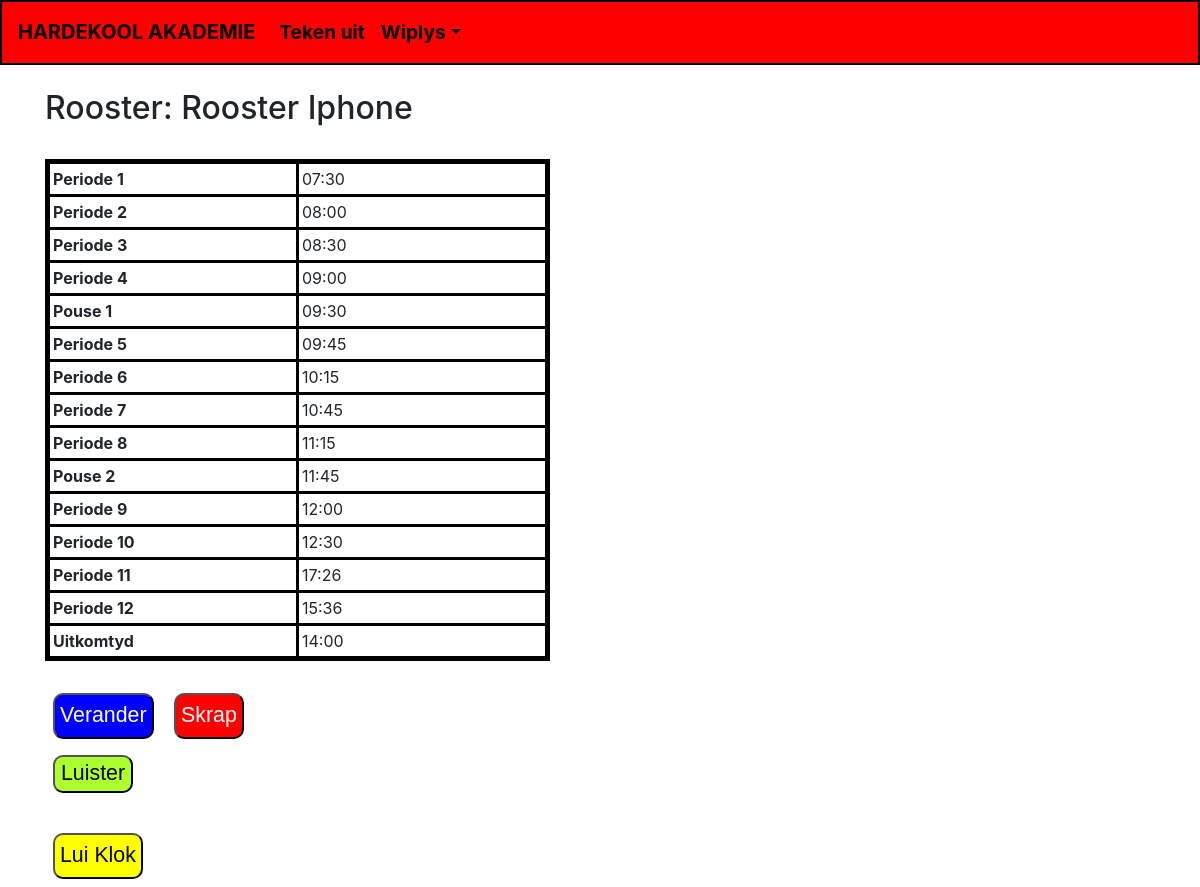
/rooster/3/ (signed in), run on the app's committed database.
### KlokRooster/models.py (models this page shows, shortened)
class Rooster(models.Model):
    naam = models.CharField(max_length=256, default="Nuwe Rooster")
    periode1 = models.TimeField(default="7:30")
    periode2 = models.TimeField(default="8:00")
    periode3 = models.TimeField(default="8:30")
    periode4 = models.TimeField(default="9:00")
    pouse1 = models.TimeField(default="9:30")
    periode5 = models.TimeField(default="9:45")
    periode6 = models.TimeField(default="10:15")
    periode7 = models.TimeField(default="10:45")
    periode8 = models.TimeField(default="11:15")
    pouse2 = models.TimeField(default="11:45")
    periode9 = models.TimeField(default="12:00")
    periode10 = models.TimeField(default="12:30")
    periode11 = models.TimeField(default="13:00")
    periode12 = models.TimeField(default="13:30")
    uitkomtyd = models.TimeField(default="14:00")
    luisterend = models.BooleanField(default=False)

### KlokRooster/views.py (the view)
# urls.py: path('rooster/<int:pk>/', RoosterDetailView.as_view(), name="rooster"),
class RoosterDetailView(LoginRequiredMixin, DetailView):
    context_object_name = "rooster"
    model = Rooster
    template_name = "wys_rooster.html"

### KlokRooster/templates/wys_rooster.html (shortened to what this page needs)
{% extends 'rooster_base.html' %}
{% block head_block %}
{% load static %}
<link rel="stylesheet" href="{% static 'css/wys_rooster.css' %}">
{% endblock %}
{% block body_block %}
<br>
<h2>Rooster: {{ rooster.naam }}</h2>
<br>
<table>
    <tr>
        <td><b>Periode 1</b></td>
        <td>{{ rooster.periode1 }}</td>
    </tr>
    <tr>
        <td><b>Periode 2</b></td>
        <td>{{ rooster.periode2 }}</td>
    </tr>
    <tr>
        <td><b>Periode 3</b></td>
        <td>{{ rooster.periode3 }}</td>
    </tr>
    <tr>
        <td><b>Periode 4</b></td>
        <td>{{ rooster.periode4 }}</td>
    </tr>
    <tr>
        <td><b>Pouse 1</b></td>
        <td>{{ rooster.pouse1 }}</td>
    </tr>
    <tr>
        <td><b>Periode 5</b></td>
        <td>{{ rooster.periode5 }}</td>
    </tr>
    <tr>
        <td><b>Periode 6</b></td>
        <td>{{ rooster.periode6 }}</td>
    </tr>
    <tr>
        <td><b>Periode 7</b></td>
        <td>{{ rooster.periode7 }}</td>
    </tr>
    <tr>
        <td><b>Periode 8</b></td>
        <td>{{ rooster.periode8 }}</td>
    </tr>
    <tr>
        <td><b>Pouse 2</b></td>
        <td>{{ rooster.pouse2 }}</td>
    </tr>
    <tr>
        <td><b>Periode 9</b></td>
        <td>{{ rooster.periode9 }}</td>
    </tr>
    <tr>
        <td><b>Periode 10</b></td>
        <td>{{ rooster.periode10 }}</td>
    </tr>
    <tr>
        <td><b>Periode 11</b></td>
        <td>{{ rooster.periode11 }}</td>
    </tr>
    <tr>
        <td><b>Periode 12</b></td>
        <td>{{ rooster.periode12 }}</td>
    </tr>
    <tr>
        <td><b>Uitkomtyd</b></td>
        <td>{{ rooster.uitkomtyd }}</td>
    </tr>
</table>
<br>
<a href="{% url 'KlokRooster:verander_rooster' rooster.pk %}"><button class="verander">Verander</button></a>
<a href="{% url 'KlokRooster:skrap_rooster' rooster.pk %}"><button class="skrap">Skrap</button></a>
<br>
{% if not rooster.luisterend %}
    <div id="luister_doof">
        <a href="{% url 'KlokRooster:luister_vir_lui' rooster.pk %}"><button class="doof" onclick="veranderToestand()">Luister</button></a>
    </div>
{% else %}
    <div id="luister_doof">
        <a href="{% url 'KlokRooster:verdoof' rooster.pk %}"><button class="luisterend">Verdoof</button></a>
    </div>
{% endif %}
<br>
<a href="{% url 'KlokRooster:lui_klok' rooster.pk %}"><button class="lui_klok">Lui Klok</button></a>
{% endblock %}

### KlokRooster/static/css/wys_rooster.css (style rules this page uses)
table { border: solid black 5px; }
table td { border: solid black 3px; padding: 3px; width: 250px; }
a button { margin: 8px 8px 8px 8px; }
.doof { font-size: 16pt; font-family: 'Trebuchet MS', 'Lucida Sans Unicode', 'Lucida Grande', 'Lucida Sans', Arial, sans-serif; background-color: greenyellow; border-radius: 10px; }
.lui_klok { font-size: 16pt; font-family: 'Trebuchet MS', 'Lucida Sans Unicode', 'Lucida Grande', 'Lucida Sans', Arial, sans-serif; background-color: yellow; border-radius: 10px; padding: 5px; }
.verander { font-size: 16pt; color: white; font-family: 'Trebuchet MS', 'Lucida Sans Unicode', 'Lucida Grande', 'Lucida Sans', Arial, sans-serif; background-color: blue; border-radius: 10px; padding: 5px; }
.skrap { font-size: 16pt; color: white; font-family: 'Trebuchet MS', 'Lucida Sans Unicode', 'Lucida Grande', 'Lucida Sans', Arial, sans-serif; background-color: red; border-radius: 10px; padding: 5px; }

### data on the page
Rooster: naam "Rooster Iphone", periode1 "07:30", periode2 "08:00", periode3 "08:30", periode4 "09:00", pouse1 "09:30", periode5 "09:45", periode6 "10:15", periode7 "10:45", periode8 "11:15", pouse2 "11:45", periode9 "12:00", periode10 "12:30", periode11 "17:26", periode12 "15:36", uitkomtyd "14:00"
